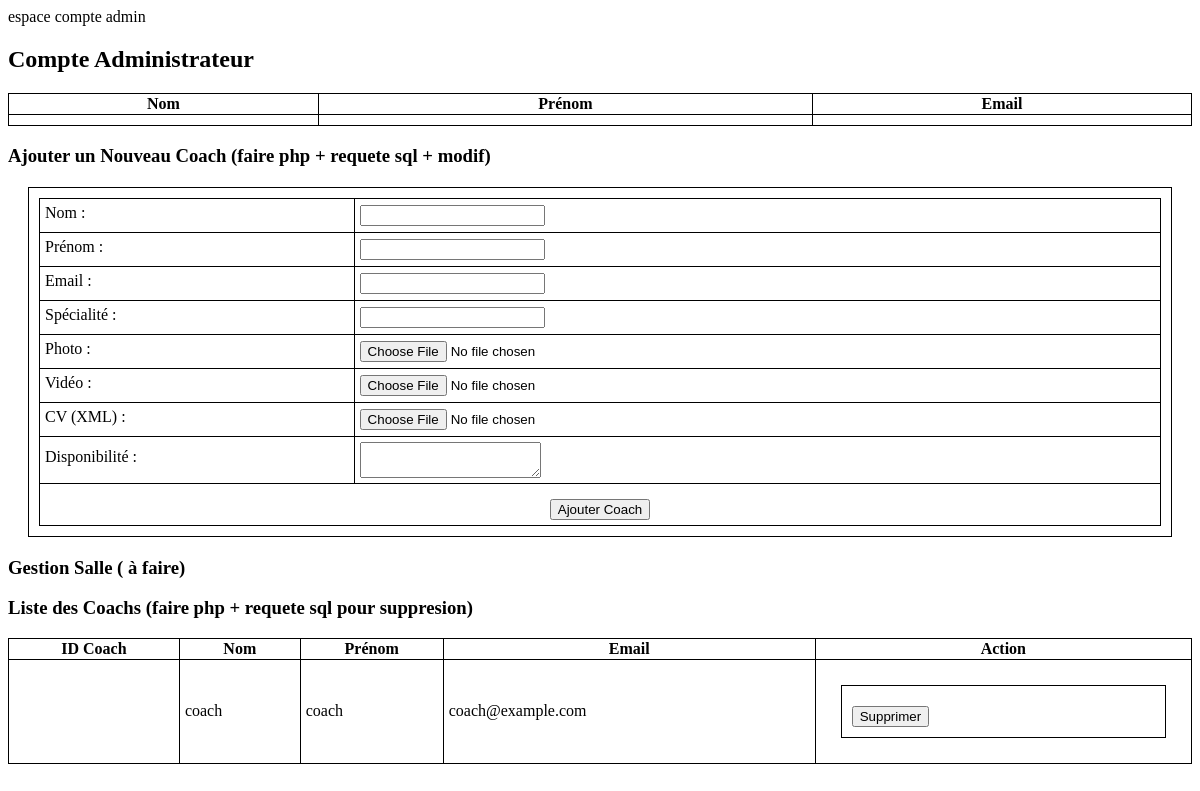
/ACCOUNT_admin.php, run on an earlier commit of the app's database.
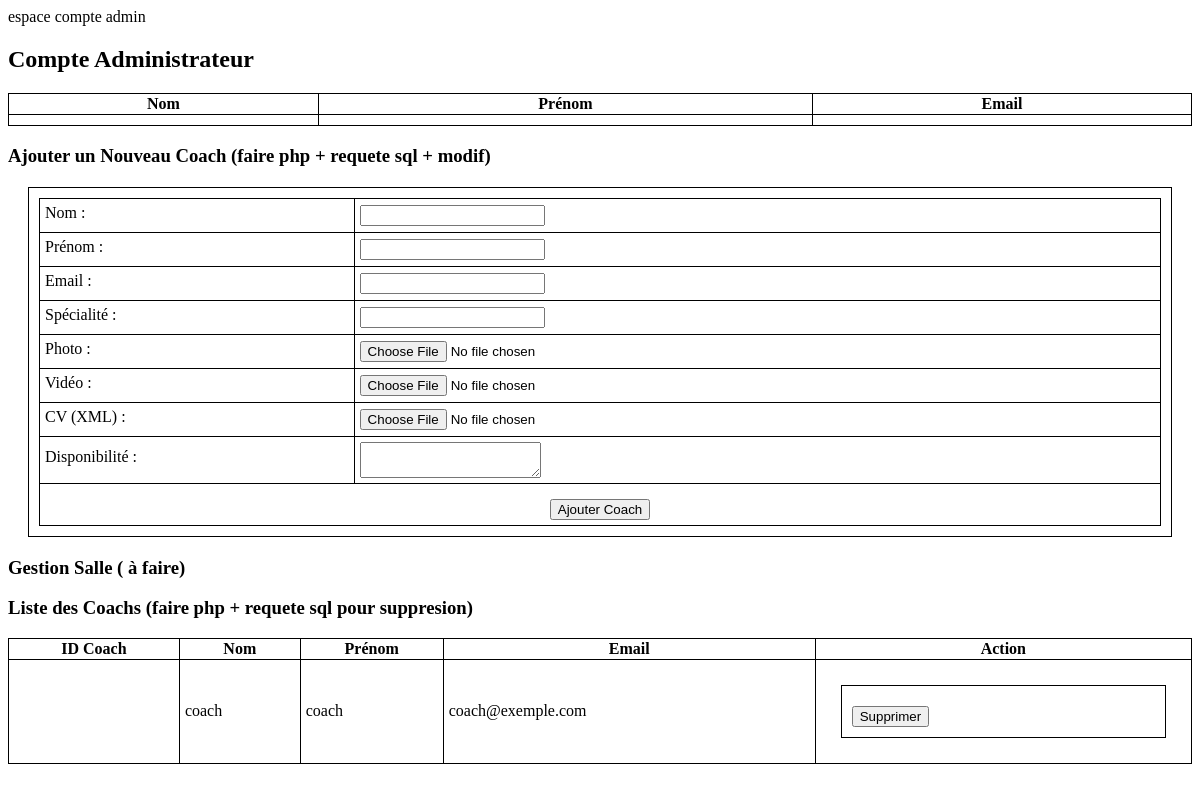
And on a later commit of the database.
### tables this page shows
CREATE TABLE users (
                       id INT PRIMARY KEY AUTO_INCREMENT,
                       role ENUM('admin', 'coach', 'client') NOT NULL,
                       prenom VARCHAR(50) NOT NULL,
                       nom VARCHAR(50) NOT NULL,
                       email VARCHAR(100) UNIQUE NOT NULL,
                       password VARCHAR(255) NOT NULL,
                       telephone VARCHAR(20),
                       adresse_ligne1 VARCHAR(255),
                       adresse_ligne2 VARCHAR(255),
                       ville VARCHAR(100),
                       code_postal VARCHAR(20),
                       pays VARCHAR(100),
                       numero_etudiant VARCHAR(50)
);

### ACCOUNT_admin.php (the view)
<link href="ACCOUNT.css" rel="stylesheet" type="text/css"/>
<div id="section">
    <p>espace compte admin</p>
    <?php
    echo "<h2>Compte Administrateur</h2>";
    echo "<table border='1'>";
    echo "<tr>";
    echo "<th>Nom</th>";
    echo "<th>Prénom</th>";
    echo "<th>Email</th>";
    echo "</tr>";
    echo "<tr>";
    echo "<td>" . (isset($_SESSION['nom']) ? $_SESSION['nom'] : '') . "</td>";
    echo "<td>" . (isset($_SESSION['prenom']) ? $_SESSION['prenom'] : '') . "</td>";
    echo "<td>" . (isset($_SESSION['email']) ? $_SESSION['email'] : '') . "</td>";
    echo "</tr>";
    echo "</table>";
    ?>
    <h3>Ajouter un Nouveau Coach (faire php + requete sql + modif)</h3>
    <form method="post" action="ajouter_coach.php" enctype="multipart/form-data">
        <table>
            <tr>
                <td><label for="nom_coach">Nom :</label></td>
                <td><input type="text" id="nom_coach" name="nom_coach" required></td>
            </tr>
            <tr>
                <td><label for="prenom_coach">Prénom :</label></td>
                <td><input type="text" id="prenom_coach" name="prenom_coach" required></td>
            </tr>
            <tr>
                <td><label for="email_coach">Email :</label></td>
                <td><input type="email" id="email_coach" name="email_coach" required></td>
            </tr>
            <tr>
                <td><label for="specialite_coach">Spécialité :</label></td>
                <td><input type="text" id="specialite_coach" name="specialite_coach" required></td>
            </tr>
            <tr>
                <td><label for="photo_coach">Photo :</label></td>
                <td><input type="file" id="photo_coach" name="photo_coach" accept="image/*"></td>
            </tr>
            <tr>
                <td><label for="video_coach">Vidéo :</label></td>
                <td><input type="file" id="video_coach" name="video_coach" accept="video/*"></td>
            </tr>
            <tr>
                <td><label for="cv_coach">CV (XML) :</label></td>
                <td><input type="file" id="cv_coach" name="cv_coach" accept=".xml"></td>
            </tr>
            <tr>
                <td><label for="disponibilite_coach">Disponibilité :</label></td>
                <td><textarea id="disponibilite_coach" name="disponibilite_coach" required></textarea></td>
            </tr>
            <tr>
                <td colspan="2" style="text-align: center;"><input type="submit" value="Ajouter Coach"></td>
            </tr>
        </table>
    </form>
    <h3>Gestion Salle ( à faire)  </h3>
    <h3>Liste des Coachs (faire php + requete sql pour suppresion) </h3>
    <table border="1">
        <tr>
            <th>ID Coach</th>
            <th>Nom</th>
            <th>Prénom</th>
            <th>Email</th>
            <th>Action</th>
        </tr>
        <?php
        $database = "Sportify";
        $db_handle = mysqli_connect('localhost', 'root', '');
        $db_found = mysqli_select_db($db_handle, $database);
        if ($db_found) {
            $query = "SELECT * FROM Users WHERE role = 'coach'";
            $result = mysqli_query($db_handle, $query);
            while ($row = mysqli_fetch_assoc($result)) {
                echo "<tr>";
                echo "<td>" . $row['id_coach'] . "</td>";
                echo "<td>" . $row['nom'] . "</td>";
                echo "<td>" . $row['prenom'] . "</td>";
                echo "<td>" . $row['email'] . "</td>";
                echo "<td><form method='post' action='supprimer_coach.php'><input type='hidden' name='id' value='" . $row['id'] . "'><input type='submit' value='Supprimer'></form></td>";
                echo "</tr>";
            }
        }
        ?>
    </table>
</div>

### ACCOUNT.css (style rules this page uses)
form { border: 1px solid black; padding: 10px; margin: 20px; }
table { border: 1px solid black; width: 100%; border-collapse: collapse; }
td { border: 1px solid black; padding: 5px; }
label { display: block; margin-bottom: 5px; }
input[type="submit"] { margin-top: 10px; }

What changed in the data, as far as the page shows it:
changed users "coach": email "coach@example.com" → "coach@exemple.com"
